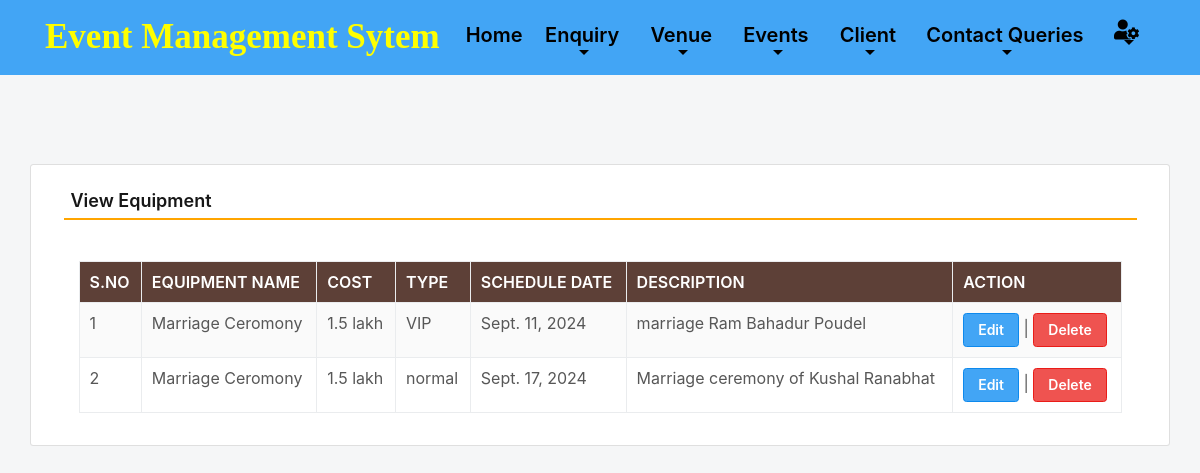
Screenshot of /viewEquipment (signed in) with the database file from the repository.
### event/models.py (models this page shows, shortened)
class Equipment(models.Model):
    name = models.CharField(max_length=150, null=True)
    price = models.CharField(max_length=100, null=True)
    unit = models.CharField(max_length=50, null=True)
    purchasedate = models.DateField(null=True)
    description = models.CharField(max_length=200, null=True)

### event/views.py (the view)
# urls.py: path('viewEquipment', viewEquipment, name='viewEquipment'),
def viewEquipment(request):
    if not request.user.is_authenticated:
        return redirect(admin_login)
    equipment = Equipment.objects.all()
    return render(request,'viewEquipment.html', locals())

### event/templates/viewEquipment.html (shortened to what this page needs)
{% include 'admin_nav.html' %} {% load static %} {% block main %}
<html lang="en" class="no-focus">
  <link
    rel="stylesheet"
    id="css-main"
    href="{% static 'css1/codebase.min.css' %}"
  />
  <br /><br /><br /><br />
  <div class="container card shadow mt-5">
    <div class="card-body">
      <h5 class="p-2" style="border-bottom: 2px solid orange">
        View Equipment
      </h5>
      <br />
      <div class="container-fluid">
        <table
          id="example"
          class="table table-striped table-bordered"
          style="width: 100%"
        >
          <thead class="text-white" style="background-color: #5d4037">
            <tr>
              <th>S.No</th>
              <th>Equipment Name</th>
              <th>Cost</th>
              <th>Type</th>
              <th>Schedule Date</th>
              <th>Description</th>
              <th>Action</th>
            </tr>
          </thead>
          <tbody>
            {% for i in equipment %}
            <tr>
              <td>{{forloop.counter}}</td>
              <td>{{i.name}}</td>
              <td>{{i.price}}</td>
              <td>{{i.unit}}</td>
              <td>{{i.purchasedate}}</td>
              <td>{{i.description}}</td>
              <td>
                <a
                  href="{% url 'edit_Equipment' i.id %}"
                  class="btn btn-primary"
                  >Edit</a
                >
                |
                <a
                  href="{% url 'delete_Equipment' i.id %}"
                  class="btn btn-danger"
                  onclick="return confirm('Are you sure to delete this Equipment ?')"
                  >Delete</a
                >
              </td>
            </tr>
            {% endfor %}
          </tbody>
        </table>
      </div>
    </div>
  </div>
  <link
    rel="stylesheet"
    href="https://use.fontawesome.com/releases/v5.6.3/css/all.css"
  />
</html>
{% endblock %}

### rows the page displays
Equipment: name "Marriage Ceromony", price "1.5 lakh", unit "VIP", purchasedate "Sept. 11, 2024", description "marriage Ram Bahadur Poudel"
Equipment: name "Marriage Ceromony", price "1.5 lakh", unit "normal", purchasedate "Sept. 17, 2024", description "Marriage ceremony of Kushal Ranabhat"
